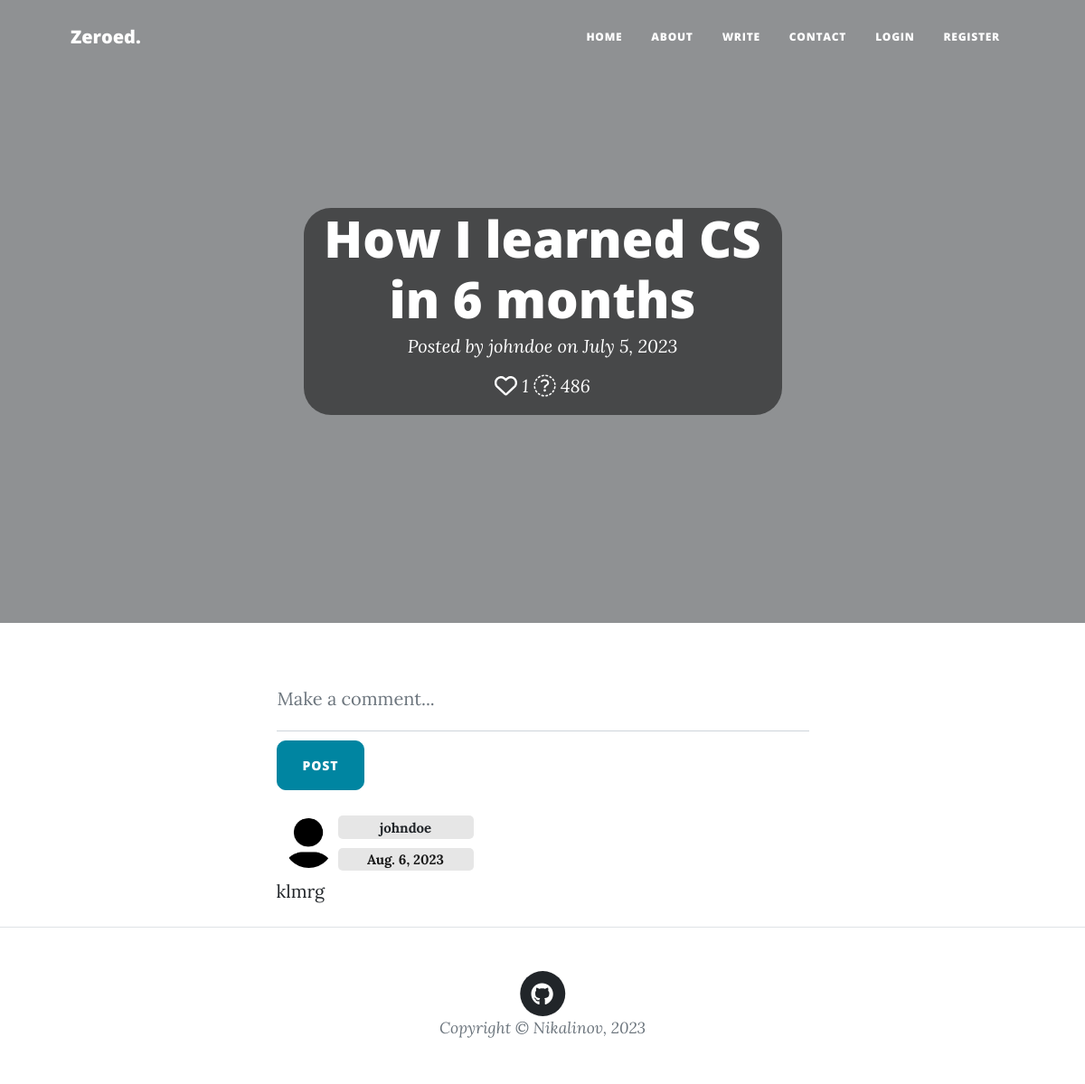
The app's page /feed/blog/8 with its own data.
### feed/models.py (models this page shows, shortened)
class Blog(models.Model):
    title = models.CharField(max_length=200, null=True)
    author = models.ForeignKey(
        User,
        on_delete=models.RESTRICT,
        blank=True,
        null=True,
    )
    post_date = models.DateField(default=now)
    content_type = models.ManyToManyField(ContentType)
    language = models.CharField(max_length=50, choices=LANGUAGES, default='EN')
    content = QuillField()
    upvoters = models.ManyToManyField(User, related_name='upvoters')
    views = models.IntegerField(editable=False, default=0)
    picture = models.ImageField(upload_to='feed/blog-pics/', default='feed/blog-pics/white-bg.png', blank=True)
    class Meta:
        ordering = ['-post_date']
    def get_rating(self):
        return len(self.upvoters.all())

class Comment(models.Model):
    user = models.ForeignKey(User, on_delete=models.SET_NULL, null=True)
    text = models.TextField(max_length=1000)
    post_date = models.DateField(default=now)
    blog = models.ForeignKey(Blog, on_delete=models.CASCADE, null=True)
    class Meta:
        ordering = ['-post_date']

class UserProfile(models.Model):
    user = models.OneToOneField(User, on_delete=models.CASCADE)
    bio = models.TextField(max_length=500, blank=True)
    location = models.CharField(max_length=100, choices=COUNTRIES, null=True, blank=True)
    reputation = models.IntegerField(default=0, editable=False)
    birth_date = models.DateField(blank=True, null=True)
    followers = models.ManyToManyField(User, editable=False, related_name='followers')
    img_width = models.PositiveIntegerField(default=150)
    picture = models.ImageField(width_field='img_width', upload_to='feed/profile-pics/',
                                default='feed/profile-pics/profile-default.jpg', blank=True)
    website = models.CharField(max_length=100, blank=True)
    github = models.CharField(max_length=100, blank=True)
    twitter = models.CharField(max_length=100, blank=True)
    instagram = models.CharField(max_length=100, blank=True)
    facebook = models.CharField(max_length=100, blank=True)

### feed/views.py (the view)
# urls.py: path('blog/<int:pk>', views.blog_view, name='blog'),
def blog_view(request, pk):
    blog = Blog.objects.get(pk=pk)
    blog.views += 1
    blog.save()
    context = {'blog': blog}
    return render(request, 'feed/blog.html', context=context)

### feed/templates/feed/blog.html (shortened to what this page needs)
{% extends 'base_generic.html' %}
{% load static %}
{% load bleach_tags %}
{% block header %}
  <header class="masthead" style="background-image: url({{ blog.picture.url }})">
    <div class="container position-relative px-4 px-lg-5">
      <div class="row gx-4 gx-lg-5 justify-content-center">
        <div class="col-md-10 col-lg-8 col-xl-7">
          <div class="site-heading">
            <div class="page-heading">
              <div class="post-heading">
                <div class="transbox">
                  <h1>{{ blog.title }}</h1>
                  <span class="meta">Posted by
                    <a href="{% url 'profile' blog.author.pk %}">{{ blog.author }}</a> on {{ blog.post_date }}
                  </span>
                  <span class="meta" style="padding: 20px 10px">
                    <a href="{% url 'rate' blog.pk %}">
                      <i class="fa-{% if user in blog.upvoters.all %}solid{% else %}regular{% endif %} fa-heart fa-lg" style="color: #ffffff;" title="likes"></i>
                    </a> {{ blog.get_rating }}
                    <i class="fa-sharp fa-light fa-eye fa-lg" style="color: #ffffff;" title="views"></i> {{ blog.views }}
                  </span>
                </div>
              </div>
            </div>
          </div>
        </div>
      </div>
    </div>
  </header>
{% endblock %}
{% block content %}
    <article class="mb-4">
      <div class="container px-4 px-lg-5">
        <div class="row gx-4 gx-lg-5 justify-content-center">
          <div class="col-md-10 col-lg-8 col-xl-7">
            <form action="{% url 'comment-add' blog.pk %}" method="post">
              <div class="form-floating" id="comment-section" style="padding-bottom: 10px;">
                <input class="form-control" id="comment-write" name="text" type="text" placeholder="" value=""/>
                <label for="comment-write">Make a comment...</label>
              </div>
              <div {% if not perms.feed.add_comment %}
                title="You cannot comment with less than 5 reputation!"{% endif %}>
                <button class="btn btn-primary text-uppercase"
                    type="submit">Post</button></div>
            </form>
            {% if blog.comment_set.count %}
              {% for comment in blog.comment_set.all %}
                <div class="d-flex justify-content-between" {% if forloop.first %} style="padding-top: 20px;" {% endif %}>
                  <div class="p-2" id="comment-grid">
                    <div id="comment-pic">
                      <a href="{% url 'profile' comment.user.pk %}">
                        <img class="rounded-circle" src="{{ comment.user.userprofile.picture.url }}" alt="img" width="55" height="55">
                      </a>
                    </div>
                    <div id="comment-user" class="badge bg-light">
                      <a href="{% url 'profile' comment.user.pk %}">
                        {{ comment.user.username }}
                      </a>
                    </div>
                    <div id="comment-date" class="badge bg-light">{{ comment.post_date }}</div>
                  </div>
                </div>
                <div id="comment-text">
                  {{ comment.text }}
                </div>
              {% endfor %}
            {% else %}
              <p>There are no comments yet. Be the first!</p>
            {% endif %}
          </div>
        </div>
      </div>
    </article>
{% endblock %}

### records on screen
Blog: picture (picture), title "How I learned CS in 6 months", author "johndoe", post_date "July 5, 2023", get_rating "1", views "486"
Comment: user.userprofile.picture (placeholder picture), user.username "johndoe", post_date "Aug. 6, 2023", text "klmrg"
